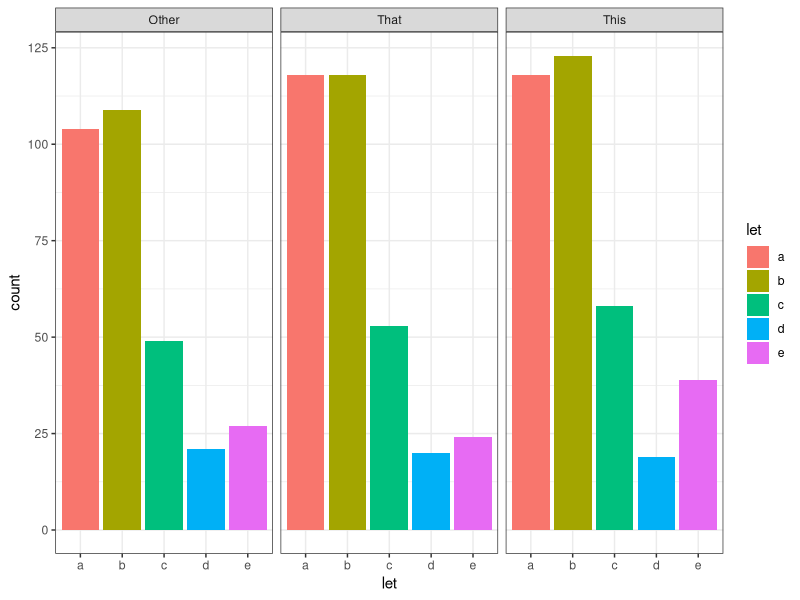

Generate this figure with R:
## ---- chunk 1

set.seed(1)

## ---- chunk 2

nseFun <- function(fruit){
    fruit <- deparse(substitute(fruit))
    if(grepl("bananas", fruit, ignore.case = T)){
        return("Bananas!")
    }
    return("Not bananas...")
}

## ---- chunk 3

nseFun(oranges)
nseFun(bananas)

## ---- chunk 4

library(ggplot2)
dat <- data.frame(let = sample(letters[c(1:5,1:3,1:2)],
                               100, replace = T),
                  frm = sample(c("This", "That", "Other"),
                               1000, replace = T))

## ---- chunk 5

ggplot(dat) +
    geom_bar(aes(x = let, fill = let), stat="count") +
    facet_wrap(~frm) +
    theme_bw()

## ---- chunk 6

library(tidyverse)
tib <- tibble(x = runif(10000, 1, 100),
              y = runif(10000, 1, 100),
              let = sample(letters[c(1:5,1:3)],
                           10000, replace = T))

## ---- chunk 7

tib

## ---- chunk 8

tib %>%
    filter(let %in% c("a", "b", "c")) %>%
    mutate(prod = x*y) -> tib

tib

## ---- chunk 9

library(data.table)
dt <- data.table(x = runif(10000, 1, 100),
                 y = runif(10000, 1, 100),
                 let = sample(letters[c(1:5,1:3)],
                              10000, replace = T))

## ---- chunk 10

dt[order(let), .N, by = let]

## ---- chunk 11

dt[, prod:=x*y]
dt

